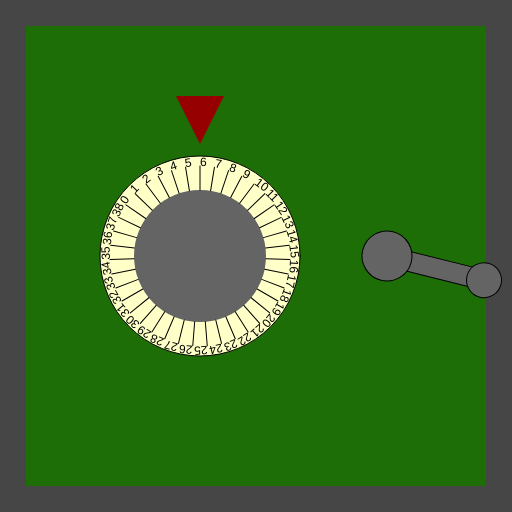
Frame 1 (no input)
Frame 60 (no input): identical to frame 1, image omitted
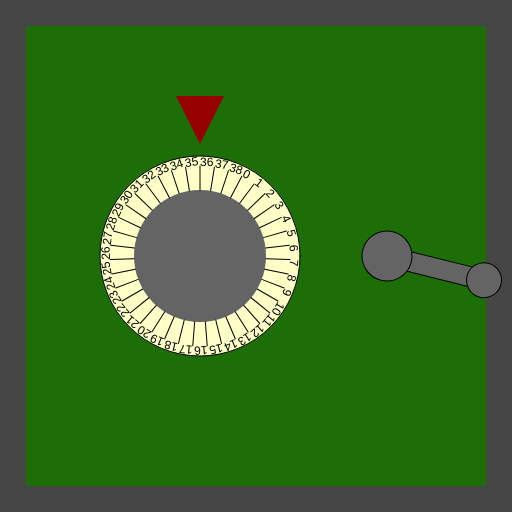
Frame 120 (the mouse pressed at the canvas centre since frame 60)

The p5.js sketch that drew these frames (run headless with seeded random() and noise() and a simulated clock; from frame 60 on, the mouse is pressed at the canvas centre):

// p5.js sketch
// ── sketch.js
/*

Officer: 5503153
CaseNum: 303-0-85203383-5503153

Case 303 - The Case of the Crooked Attorney
Stage 1 - Torvalds' Office

District Attorney Torvalds is well respected in Console City as an upstanding citizen and
enforcer of the law. Of course he’s as crooked as they come. I’ve had enough of having our
hard work at Sleuth and Co undermined by his bribes and back-payments. Let’s take take this
sucker down. I happen to know that Torvalds keeps his incriminating documents spread amongst
several safes in town. I’ll need you to bend the rules a little by breaking into them and
retrieving the incriminating evidence.

The first safe is in Torvald’s office. Crack it by doing the following:

	When the mouse button is pressed:
	- Make ClassifiedBoxValue_A equal to 36

	When any key is pressed:
	- Make ClassifiedBoxValue_A equal to 30

	When the mouse button is released:
	- Make ClassifiedBoxValue_A equal to 12

	Whilst the mouse is moving:
	- Make ClassifiedBoxValue_A equal to 6

	When any key is released:
	- Make ClassifiedBoxValue_B equal to 62

	Whilst the mouse is being dragged:
	- Make ClassifiedBoxValue_B equal to 74

	Whilst the mouse is moving:
	- Make ClassifiedBoxValue_B equal to 76

	When the mouse button is released:
	- Make ClassifiedBoxValue_B equal to 48



There are many possible ways of investigating this case, but you
should use ONLY the following commands:

	- The assignment operator aka. the equals sign !

*/

//declare the variables

var ClassifiedBoxValue_A;
var ClassifiedBoxValue_B;


function preload()
{
	//IMAGES WILL BE LOADED HERE

}

function setup()
{
	createCanvas(512,512);

	//initialise the variables
	ClassifiedBoxValue_A = 0;
	ClassifiedBoxValue_B = 0;

}

///////////////////EVENT HANDLERS///////////////////

//Add your code to these events to open the safe ...

function mouseMoved()
{
	console.log("mouseMoved", mouseX, mouseY);
//    	Whilst the mouse is moving:
//	- Make ClassifiedBoxValue_A equal to 6
    ClassifiedBoxValue_A = 6;
//	Whilst the mouse is moving:
//	- Make ClassifiedBoxValue_B equal to 76
    ClassifiedBoxValue_B = 76;
}

function mouseDragged()
{
	console.log("mouseDragged", mouseX, mouseY);
//	Whilst the mouse is being dragged:
//	- Make ClassifiedBoxValue_B equal to 74
    ClassifiedBoxValue_B = 74;
}

function mousePressed()
{
	console.log("mousePressed");
    
//    	When the mouse button is pressed:
//	- Make ClassifiedBoxValue_A equal to 36
    ClassifiedBoxValue_A = 36;
}

function mouseReleased()
{
	console.log("mouseReleased");
//	When the mouse button is released:
//	- Make ClassifiedBoxValue_A equal to 12
    ClassifiedBoxValue_A = 12;
//    	When the mouse button is released:
//	- Make ClassifiedBoxValue_B equal to 48
    ClassifiedBoxValue_B = 48;
}

function keyPressed()
{
	console.log("keyPressed", key);
//	When any key is pressed:
//	- Make ClassifiedBoxValue_A equal to 30
    ClassifiedBoxValue_A = 30;
}

function keyReleased()
{
	console.log("keyReleased", key);
//    	When any key is released:
//	- Make ClassifiedBoxValue_B equal to 62
    ClassifiedBoxValue_B = 62;
}

///////////////DO NOT CHANGE CODE BELOW THIS POINT///////////////////

function draw()
{


	//Draw the safe door
	background(70);
	noStroke();
	fill(29,110,6);
	rect(26,26,width-52,width-52);

	//Draw the combination dial
	push();
	translate(200,height/2);
	drawDial(200, ClassifiedBoxValue_A, 39);
	pop();

	//Draw the lever
	push();
	translate(width - 125,256);
	drawLever(ClassifiedBoxValue_B);
	pop();

}

function drawDial(diameter,num,maxNum)
{
	//the combination lock

	var r = diameter * 0.5;
	var p = r * 0.6;

	stroke(0);
	fill(255,255,200);
	ellipse(0,0,diameter,diameter);
	fill(100);
	noStroke();
	ellipse(0,0,diameter*0.66,diameter*0.66);
	fill(150,0,0);
	triangle(
		-p * 0.4,-r-p,
		p * 0.4,-r-p,
		0,-r-p/5
	);

	noStroke();

	push();
	var inc = 360/maxNum;

	rotate(radians(-num * inc));
	for(var i = 0; i < maxNum; i++)
	{
		push();
		rotate(radians(i * inc));
		stroke(0);
		line(0,-r*0.66,0,-(r-10));
		noStroke();
		fill(0);
		text(i,0,-(r-10));
		pop();
	}

	pop();
}

function drawLever(rot)
{
	push();
	rotate(radians(-rot))
	stroke(0);
	fill(100);
	rect(-10,0,20,100);
	ellipse(0,0,50,50);
	ellipse(0,100,35,35);
	pop();
}
